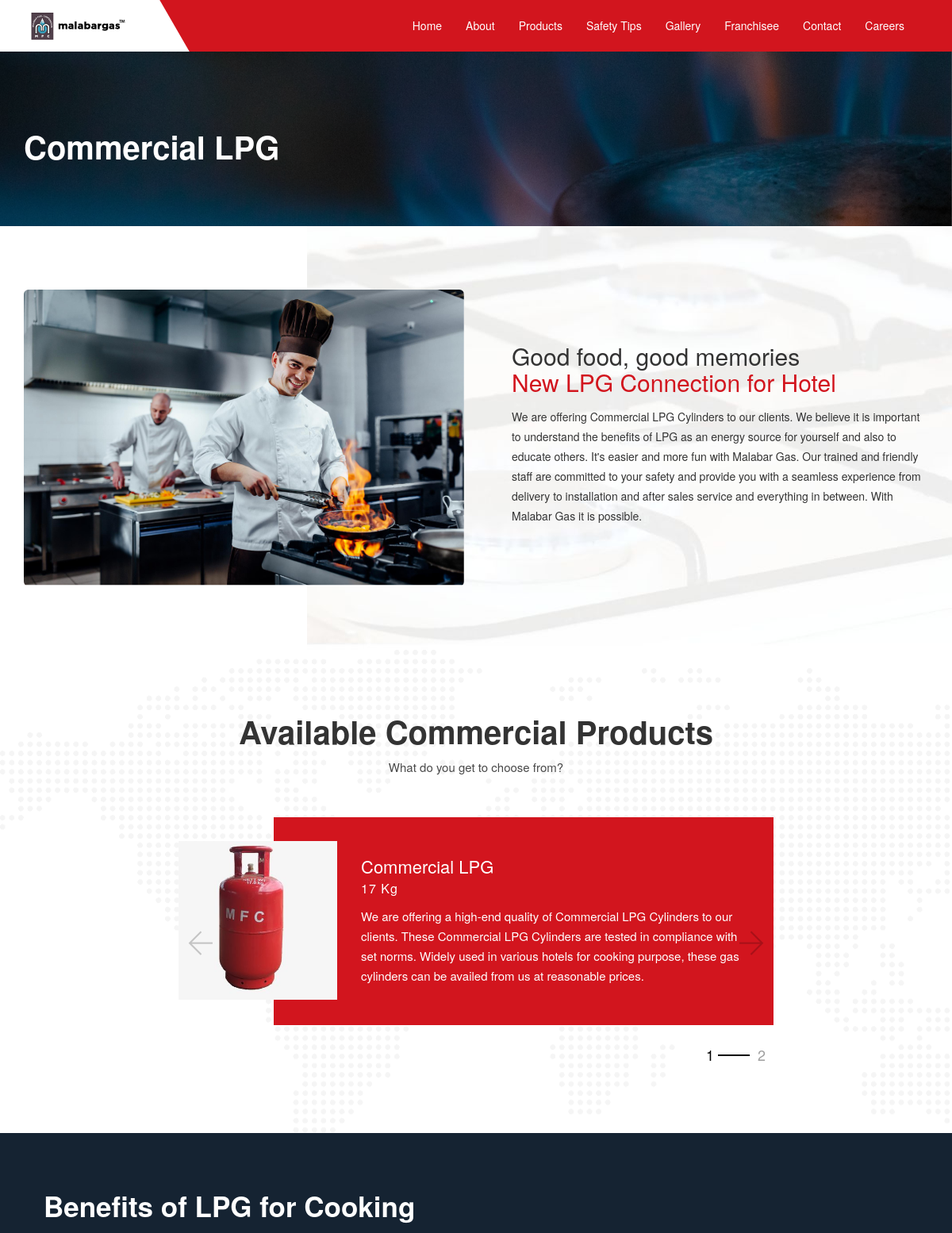
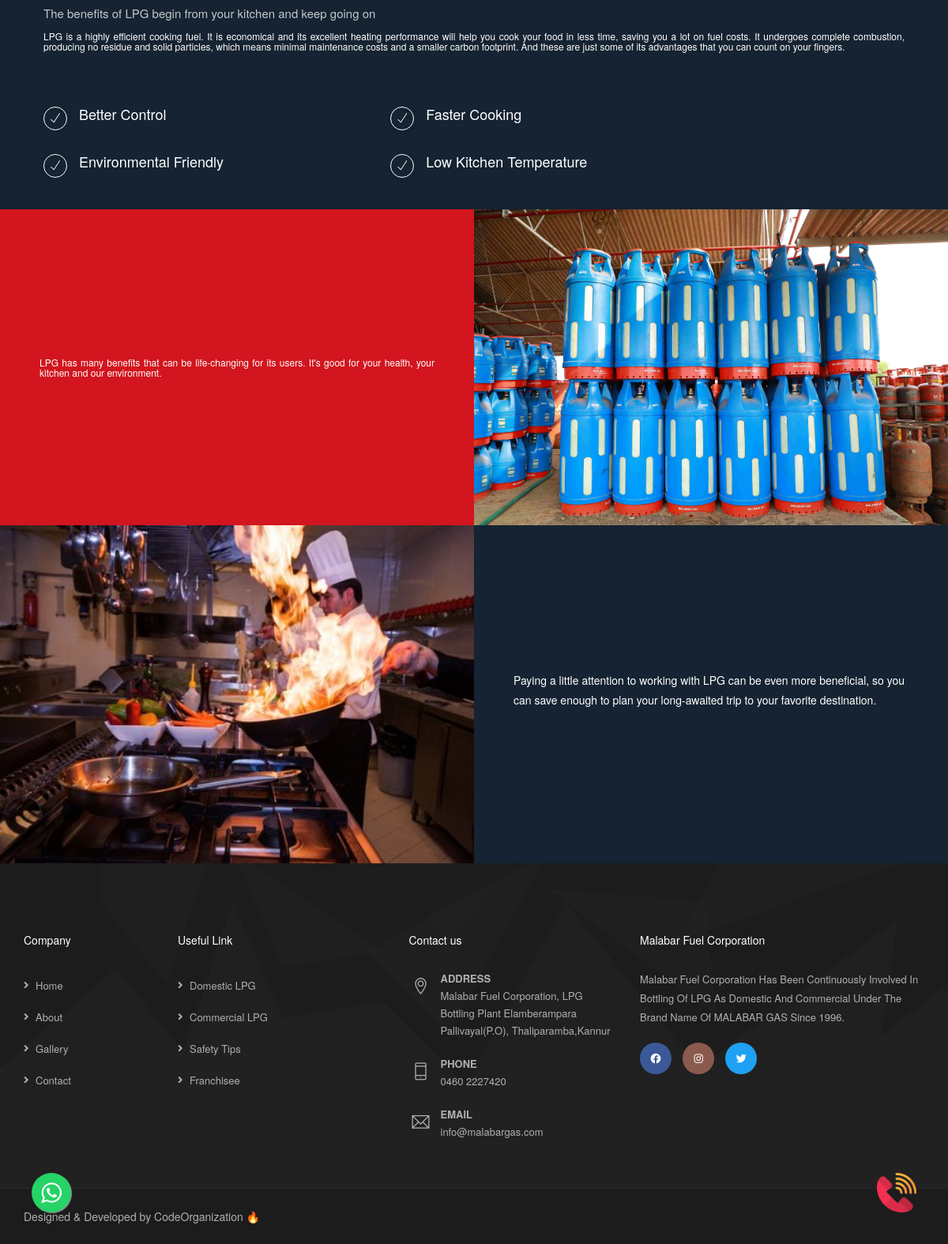
The page /commercial.php on the database its author committed (2 pictures, top to bottom).
### tables this page shows
CREATE TABLE `product` (
  `id` int(11) NOT NULL,
  `title` varchar(100) DEFAULT NULL,
  `type` varchar(100) DEFAULT NULL,
  `kg` varchar(100) DEFAULT NULL,
  `description` varchar(500) DEFAULT NULL,
  `img_path` varchar(100) DEFAULT NULL
);

### commercial.php (the view, shortened to what the rows shown need)
<?php
$database = require 'database/bootstrap.php';
$commercials = $app['database']->GetCommercialProducts();
?>
<!DOCTYPE html>
<html lang="en">
<head>
    <link rel="stylesheet" type="text/css" href="css/plugins.css" />
    <link rel="stylesheet" type="text/css" href="css/style.css" />
    <link class="skin" rel="stylesheet" type="text/css" href="css/skin/skin-2.css" />
    <link rel="stylesheet" type="text/css" href="css/templete.css" />
    <link rel="stylesheet" href="https://maxcdn.bootstrapcdn.com/font-awesome/4.5.0/css/font-awesome.min.css" />
    <link rel="stylesheet" type="text/css" href="plugins/revolution/revolution/css/revolution.min.css" />
    <link rel="stylesheet" type="text/css" href="css/nav.css" />
    <link rel="stylesheet" href="https://maxcdn.bootstrapcdn.com/bootstrap/3.4.1/css/bootstrap.min.css">
</head>
<body id="bg">
    <div class="page-wraper">
        <div class="page-content bg-white">
            <div class="dlab-bnr-inr overlay-black-middle bg-pt" style="background-image: url(./img/banner/gas.jpg)">
                <div class="container">
                    <div class="dlab-bnr-inr-entry">
                        <h1 class="text-white">Commercial LPG</h1>
                    </div>
                </div>
            </div>
            <div class="section-full content-inner bg-white video-section" style="background-image:url('./img/domestic/bg.jpg');">
                <div class="container">
                    <div class="section-content">
                        <div class="row d-flex">
                            <div class="col-lg-6 col-md-12 m-b30 align-self-center video-infobx">
                                <div class="content-bx1">
                                    <h2 class="m-b15 title">Good food, good memories<br><span class="text-primary"> New LPG Connection for Hotel</span></h2>
                                </div>
                            </div>
                        </div>
                    </div>
                </div>
            </div>
            <div class="section-full content-inner-2 bg-white wow fadeIn" style="background-image:url(images/background/map-bg1.png)" data-wow-duration="2s" data-wow-delay="0.6s">
                <div class="container">
                    <div class="section-head style2 text-center">
                        <h2 class="title">Available Commercial Products</h2>
                    </div>
                    <div class="testimonial-num-count owl-num-count owl-carousel owl-btn-center-lr owl-btn-3 owl-theme">
                        <?php
                        foreach ($commercials as $commercial) { ?>
                            <div class="item">
                                <div class="testimonial-12 text-white">
                                    <div class="testimonial-pic">
                                        <img style="width: 100%;height:auto;" src="<?php echo 'admin/' . $commercial->img_path ?>" alt="">
                                    </div>
                                    <div class="testimonial-detail">
                                        <h4 class="testimonial-name m-t0 m-b5"><?php echo $commercial->title ?></h4>
                                        <span class="testimonial-position"><?php echo $commercial->kg ?> Kg</span>
                                        <div class="testimonial-text">
                                            <p><?php echo $commercial->description ?></p>
                                        </div>
                                    </div>
                                </div>
                            </div>
                        <?php } ?>
                    </div>
                </div>
            </div>
            <div class="section-full" id="choose-us">
                <div class="row m-lr0">
                    <div class="col-xl-6 col-lg-12 p-lr0 d-flex dis-tbl latest-project-info style1 bg-secondry wow fadeInLeft" data-wow-duration="2s" data-wow-delay="0.3s">
                        <div class="align-self-center text-white">
                            <div class="section-head text-white">
                                <h2 class="title">Benefits of LPG for Cooking</h2>
                            </div>
                        </div>
                    </div>
                </div>
            </div>
        </div>
    </div>
</body>
</html>

### rows shown on the page
product: img_path (picture), title "Commercial LPG", kg "17", description "We are offering a high-end quality of Commercial LPG Cylinders to our clients. These Commercial LPG Cylinders are tested in compliance with set norms. Widely used in various hotels for cooking purpose, these gas cylinders can be availed from us at reasonable prices."
